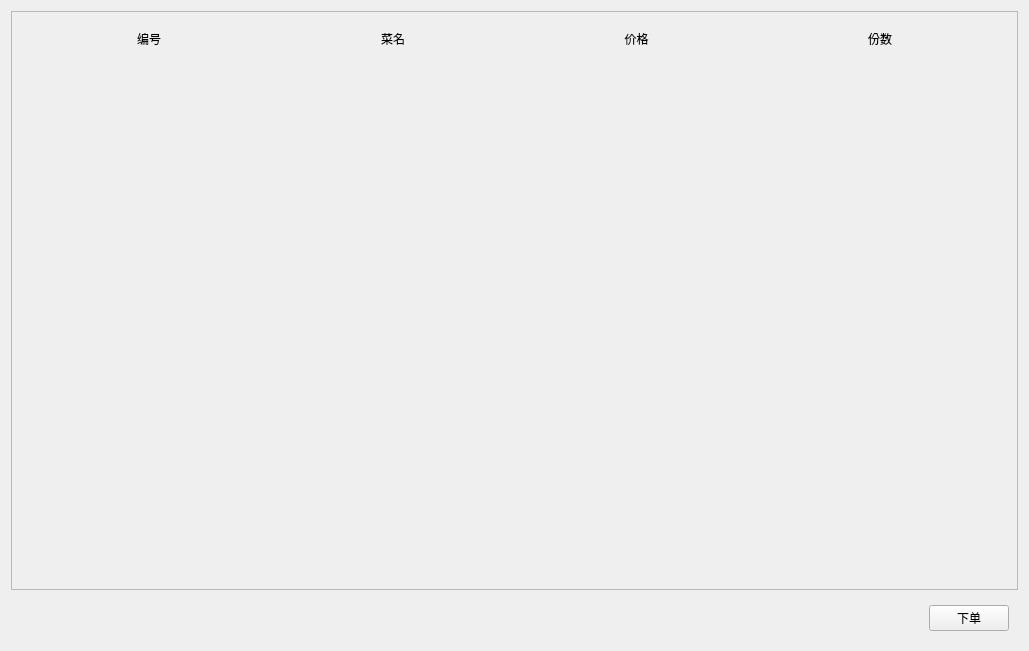
<?xml version="1.0" encoding="UTF-8"?>
<ui version="4.0">
 <class>ClientInterface</class>
 <widget class="QWidget" name="ClientInterface">
  <property name="geometry">
   <rect>
    <x>0</x>
    <y>0</y>
    <width>1029</width>
    <height>651</height>
   </rect>
  </property>
  <property name="windowTitle">
   <string>Form</string>
  </property>
  <layout class="QVBoxLayout" name="verticalLayout">
   <item>
    <widget class="QScrollArea" name="scrollArea_3">
     <property name="widgetResizable">
      <bool>true</bool>
     </property>
     <widget class="QWidget" name="scrollAreaWidgetContents_3">
      <property name="geometry">
       <rect>
        <x>0</x>
        <y>0</y>
        <width>1001</width>
        <height>554</height>
       </rect>
      </property>
      <layout class="QVBoxLayout" name="verticalLayout_5">
       <item>
        <widget class="QWidget" name="widget_4" native="true">
         <layout class="QHBoxLayout" name="horizontalLayout_6">
          <item>
           <widget class="QLabel" name="label_10">
            <property name="text">
             <string>编号</string>
            </property>
            <property name="alignment">
             <set>Qt::AlignCenter</set>
            </property>
           </widget>
          </item>
          <item>
           <widget class="QLabel" name="label_11">
            <property name="text">
             <string>菜名</string>
            </property>
            <property name="alignment">
             <set>Qt::AlignCenter</set>
            </property>
           </widget>
          </item>
          <item>
           <widget class="QLabel" name="label_12">
            <property name="text">
             <string>价格</string>
            </property>
            <property name="alignment">
             <set>Qt::AlignCenter</set>
            </property>
           </widget>
          </item>
          <item>
           <widget class="QLabel" name="label_13">
            <property name="text">
             <string>份数</string>
            </property>
            <property name="alignment">
             <set>Qt::AlignCenter</set>
            </property>
           </widget>
          </item>
         </layout>
        </widget>
       </item>
       <item>
        <spacer name="verticalSpacer_5">
         <property name="orientation">
          <enum>Qt::Vertical</enum>
         </property>
         <property name="sizeHint" stdset="0">
          <size>
           <width>20</width>
           <height>40</height>
          </size>
         </property>
        </spacer>
       </item>
      </layout>
     </widget>
    </widget>
   </item>
   <item>
    <widget class="QWidget" name="widget" native="true">
     <layout class="QHBoxLayout" name="horizontalLayout">
      <item>
       <spacer name="horizontalSpacer">
        <property name="orientation">
         <enum>Qt::Horizontal</enum>
        </property>
        <property name="sizeHint" stdset="0">
         <size>
          <width>40</width>
          <height>20</height>
         </size>
        </property>
       </spacer>
      </item>
      <item>
       <widget class="QPushButton" name="pushButton">
        <property name="text">
         <string>下单</string>
        </property>
       </widget>
      </item>
     </layout>
    </widget>
   </item>
  </layout>
 </widget>
 <resources/>
 <connections/>
</ui>
